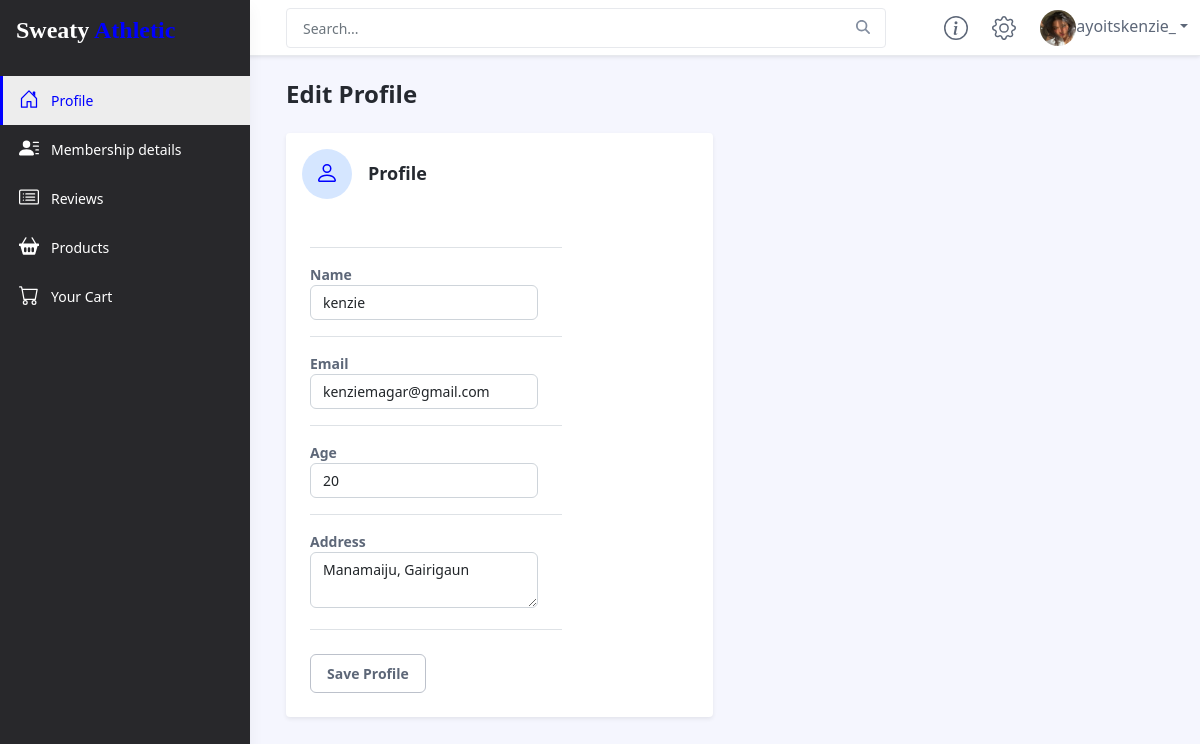
Screenshot of /customer_dashboard/edit_profile/ (signed in) with the database file from the repository.
### accounts/models.py (models this page shows, shortened)
class CustomUser(AbstractBaseUser):
    User_Choices = (
        ("Trainer","Trainer"),
        ("Admin","Admin"),
        ("Customer","Customer")
    )
    id = models.AutoField(primary_key=True,unique=True)
    username = models.CharField(unique=True,max_length=50, verbose_name="Username")
    date_joined = models.DateTimeField(default=datetime.datetime.now)
    user_type = models.CharField(max_length = 20,choices = User_Choices,default = "Customer", verbose_name="User Type")
    is_staff = models.BooleanField(default=False)
    is_active = models.BooleanField(default=True)
    is_superuser = models.BooleanField(default=False)
    profile_image = models.ImageField(upload_to='media/profile_image/',null=True,blank=True,verbose_name='Profile Image')
    USERNAME_FIELD = "username"
    REQUIRED_FIELDS = ['user_type']
    objects = CustomUserManager()
    def __str__(self):
        return self.username

class Customer_Details(models.Model):
    User = models.ForeignKey(CustomUser,on_delete=models.CASCADE,related_name='Customer_Details')
    Name = models.CharField(max_length=100,verbose_name="Name",null=False)
    Age = models.IntegerField(null=True,verbose_name="Age")
    Email = models.CharField(max_length=50,null=True,blank=True,verbose_name="Email")
    Address = models.TextField()
    Package = models.ForeignKey(Package,null=True,blank=True,on_delete=models.SET_NULL)
    Trainer = models.ForeignKey(CustomUser,null=True,blank=True,on_delete=models.SET_NULL)

### customer/views.py (the view, shortened to what this page needs)
# urls.py: path('edit_profile/', views.edit_profile),
@login_required(login_url='/login/')
def edit_profile(request):
    user = request.user
    profile = Customer_Details.objects.get(User__username=user)
    return render(request,'customer_dashboard/editprofile.html',{'act1':'active','profile':profile,'obj':'none'})

### templates/customer_dashboard/editprofile.html (shortened to what this page needs)
{% load static %}
{% include 'customer_dashboard/upper.html' %}
    <div class="app-wrapper">
	    <div class="app-content pt-3 p-md-3 p-lg-4">
		    <div class="container-xl">
			    <h1 class="app-page-title">Edit Profile</h1>
                <div class="row gy-4">
	                <div class="col-12 col-lg-6">
		                <div class="app-card app-card-account shadow-sm d-flex flex-column align-items-start">
						    <div class="app-card-header p-3 border-bottom-0">
						        <div class="row align-items-center gx-3">
							        <div class="col-auto">
								        <div class="app-icon-holder">
									    </div>
							        </div>
							        <div class="col-auto">
								        <h4 class="app-card-title">Profile</h4>
							        </div>
						        </div>
						    </div>
                            <form method="post">
                                <div class="app-card-body px-4 w-100">
                                    <div class="item border-bottom py-3">
                                    </div>
                                    <div class="item border-bottom py-3">
                                        <div class="row justify-content-between align-items-center">
                                            <div class="col-auto">
                                                <div class="item-label"><strong>Name</strong></div>
                                                <div class="item-data"><input type="text" name="name" value="{{profile.Name}}"></div>
                                            </div>
                                        </div>
                                    </div>
                                    <div class="item border-bottom py-3">
                                        <div class="row justify-content-between align-items-center">
                                            <div class="col-auto">
                                                <div class="item-label"><strong>Email</strong></div>
                                                <div class="item-data"><input type="email" name="email" value="{{profile.Email}}"></div>
                                            </div>
                                        </div>
                                    </div>
                                    <div class="item border-bottom py-3">
                                        <div class="row justify-content-between align-items-center">
                                            <div class="col-auto">
                                                <div class="item-label"><strong>Age</strong></div>
                                                <div class="item-data">
                                                    <input type="number" name="age" value="{{profile.Age}}">
                                                </div>
                                            </div>
                                        </div>
                                    </div>
                                    <div class="item border-bottom py-3">
                                        <div class="row justify-content-between align-items-center">
                                            <div class="col-auto">
                                                <div class="item-label"><strong>Address</strong></div>
                                                <div class="item-data">
                                                    <textarea name="location">{{profile.Address}}</textarea>
                                                </div>
                                            </div>
                                        </div>
                                    </div>
                                </div>
                                <div class="app-card-footer p-4 mt-auto">
                                <button class="btn app-btn-secondary" type="submit">Save Profile</button>
                                </div>
                            </form>
						</div>
	                </div>
                </div>
		    </div>
	    </div>
    </div>
</body>
</html>

### templates/customer_dashboard/upper.html (shortened to what this page needs)
{% load static %}
<!DOCTYPE html>
<html lang="en">
<head>
    <link id="theme-style" rel="stylesheet" href="{% static 'customer_dashboard/css/portal.css' %}">
</head>
<body class="app">
    <header class="app-header fixed-top">
        <div class="app-header-inner">
	        <div class="container-fluid py-2">
		        <div class="app-header-content">
		            <div class="row justify-content-between align-items-center">
		            <div class="app-search-box col">
		                <form class="app-search-form">
							<input type="text" placeholder="Search..." name="search" class="form-control search-input">
							<button type="submit" class="btn search-btn btn-primary" value="Search"><i class="fas fa-search"></i></button>
				        </form>
		            </div>
		            <div class="app-utilities col-auto">
						<div class="app-utility-item">
				            <a href="#" title="Help">
					        </a>
					    </div>
			            <div class="app-utility-item">
				            <a href="#" title="Settings">
					        </a>
					    </div>
			            <div class="app-utility-item app-user-dropdown dropdown">
				            {%if request.user.profile_image  %}
				            	<a class="dropdown-toggle" id="user-dropdown-toggle" data-bs-toggle="dropdown" href="#" role="button" aria-expanded="false"><img class="profile-image" src="{{request.user.profile_image.url}}" alt="user profile">{{request.user}}</a>
							{% endif %}
			            </div>
		            </div>
		        </div>
	            </div>
	        </div>
        </div>
        <div id="app-sidepanel" class="app-sidepanel">
	        <div class="sidepanel-inner d-flex flex-column">
		        <div class="app-branding">
		            <a class="app-logo"><a class="navbar-brand"><h2 style="font-size: 1.5rem;font-family: 'Dancing Script', cursive;color: white;">Sweaty <span style="color:blue">Athletic</span></h2></a></a>
		        </div>
			    <nav id="app-nav-main" class="app-nav app-nav-main flex-grow-1">
				    <ul class="app-menu list-unstyled accordion" id="menu-accordion">
					    <li class="nav-item">
					        <a class="nav-link {{act1}}" href="/customer_dashboard/">
						        <span class="nav-icon">
						         </span>
		                         <span class="nav-link-text">Profile</span>
					        </a>
					    </li>
					    <li class="nav-item">
					        <a class="nav-link {{act2}}" href="/customer_dashboard/Membership_details/">
						        <span class="nav-icon">
						         </span>
		                         <span class="nav-link-text">Membership details</span>
					        </a>
					    </li>
					    <li class="nav-item">
					        <a class="nav-link {{act3}}" href="/customer_dashboard/reviews/?type=See">
						        <span class="nav-icon">
						         </span>
		                         <span class="nav-link-text">Reviews</span>
					        </a>
					    </li>
					    <li class="nav-item">
					        <a class="nav-link {{act4}}" href="/customer_dashboard/Products/">
						        <span class="nav-icon">
						         </span>
		                         <span class="nav-link-text">Products</span>
					        </a>
					    </li>
					    <li class="nav-item">
					        <a class="nav-link {{act5}}" href="/customer_dashboard/cart/">
						        <span class="nav-icon">
						         </span>
		                         <span class="nav-link-text">Your Cart</span>
					        </a>
					    </li>
				    </ul>
			    </nav>
	        </div>
	    </div>
    </header>

### templates/customer_dashboard/upper.html (style rules this page uses)
.navbar-brand { color: white; font-family: 'Dancing Script', cursive; font-size: 1rem; }

### templates/customer_dashboard/editprofile.html (style rules this page uses)
input { width: 100%; padding: 0.375rem 0.75rem; font-size: 1re ; color: #212529; background-color: #fff; background-clip: padding-box; border: 1px solid #ced4da; -webkit-appearance: none; -moz-appearance: none; appearance: none; border-radius: 0.375rem; transition: border-color .15s ease-in-out,box-shadow .15s ease-in-out; }
textarea { width: 112.5%; padding: 0.375rem 0.75rem; font-size: 1re ; color: #212529; background-color: #fff; background-clip: padding-box; border: 1px solid #ced4da; -webkit-appearance: none; -moz-appearance: none; appearance: none; border-radius: 0.375rem; transition: border-color .15s ease-in-out,box-shadow .15s ease-in-out; }

### rows the page displays
CustomUser: user.profile_image (picture), user "ayoitskenzie_"
Customer_Details: name "kenzie", email "kenziemagar@gmail.com", age "20", location "Manamaiju, Gairigaun"
